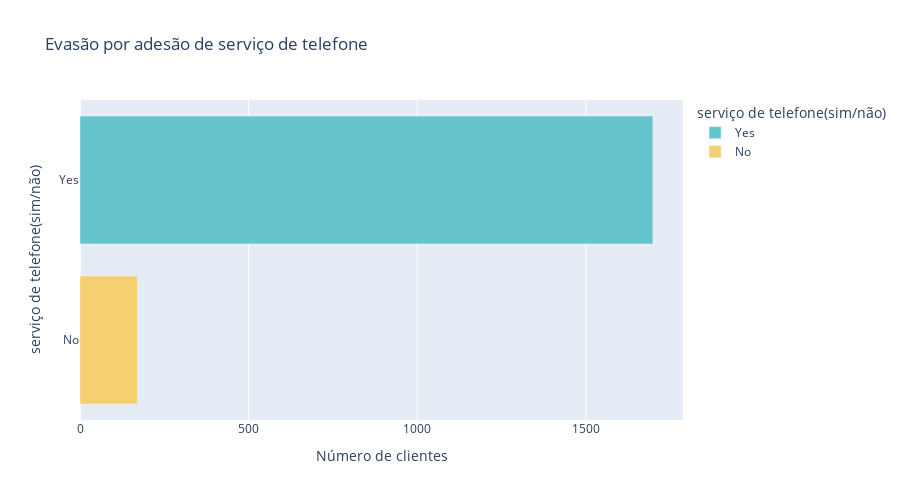

Write notebook code for a chart like this one.
### Markdown cell above
# **Evasão por serviço de telefone**

### Code cell
df_telefone = df[['Churn', 'phone.PhoneService']].value_counts().reset_index()
df_telefone = df_telefone.query('Churn == "Yes"')

fig = px.bar(df_telefone, 
             x='count', 
             y='phone.PhoneService', 
             title='Evasão por adesão de serviço de telefone', 
             color='phone.PhoneService', 
             color_discrete_sequence=px.colors.qualitative.Pastel, 
             labels={'phone.PhoneService': 'serviço de telefone(sim/não)', 
                     'count': 'Número de clientes'})
fig.update_layout(
            width = 900,
            height= 500)
fig.show()

### Figure 1 — Plotly figure (JSON) as saved in the notebook; plotly's stock layout.template omitted (floating-point values rounded to 4 significant figures)
{"data": [{"hovertemplate": "serviço de telefone(sim/não)=%{y}<br>Número de clientes=%{x}<extra></extra>", "legendgroup": "Yes", "marker": {"color": "rgb(102, 197, 204)", "pattern": {"shape": ""}}, "name": "Yes", "orientation": "h", "showlegend": true, "textposition": "auto", "type": "bar", "x": [1699], "xaxis": "x", "y": ["Yes"], "yaxis": "y"}, {"hovertemplate": "serviço de telefone(sim/não)=%{y}<br>Número de clientes=%{x}<extra></extra>", "legendgroup": "No", "marker": {"color": "rgb(246, 207, 113)", "pattern": {"shape": ""}}, "name": "No", "orientation": "h", "showlegend": true, "textposition": "auto", "type": "bar", "x": [170], "xaxis": "x", "y": ["No"], "yaxis": "y"}], "layout": {"barmode": "relative", "height": 500, "legend": {"title": {"text": "serviço de telefone(sim/não)"}, "tracegroupgap": 0}, "title": {"text": "Evasão por adesão de serviço de telefone"}, "width": 900, "xaxis": {"anchor": "y", "domain": [0, 1], "title": {"text": "Número de clientes"}}, "yaxis": {"anchor": "x", "categoryarray": ["No", "Yes"], "categoryorder": "array", "domain": [0, 1], "title": {"text": "serviço de telefone(sim/não)"}}}}
